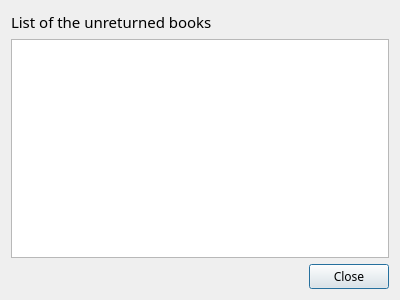
<?xml version="1.0" encoding="UTF-8"?>
<ui version="4.0">
 <class>listOfBooks</class>
 <widget class="QDialog" name="listOfBooks">
  <property name="geometry">
   <rect>
    <x>0</x>
    <y>0</y>
    <width>400</width>
    <height>300</height>
   </rect>
  </property>
  <property name="font">
   <font>
    <pointsize>1</pointsize>
   </font>
  </property>
  <property name="windowTitle">
   <string>List</string>
  </property>
  <layout class="QHBoxLayout" name="horizontalLayout_2">
   <item>
    <layout class="QVBoxLayout" name="verticalLayout">
     <item>
      <widget class="QLabel" name="label">
       <property name="font">
        <font>
         <family>Ebrima</family>
         <pointsize>11</pointsize>
        </font>
       </property>
       <property name="text">
        <string>List of the unreturned books</string>
       </property>
      </widget>
     </item>
     <item>
      <widget class="QTextBrowser" name="textBrowser">
       <property name="font">
        <font>
         <pointsize>12</pointsize>
        </font>
       </property>
      </widget>
     </item>
     <item>
      <layout class="QHBoxLayout" name="horizontalLayout">
       <item>
        <spacer name="horizontalSpacer">
         <property name="orientation">
          <enum>Qt::Horizontal</enum>
         </property>
         <property name="sizeHint" stdset="0">
          <size>
           <width>40</width>
           <height>20</height>
          </size>
         </property>
        </spacer>
       </item>
       <item>
        <widget class="QPushButton" name="pushButton_2">
         <property name="font">
          <font>
           <family>Ebrima</family>
           <pointsize>9</pointsize>
          </font>
         </property>
         <property name="text">
          <string>Close</string>
         </property>
        </widget>
       </item>
      </layout>
     </item>
    </layout>
   </item>
  </layout>
 </widget>
 <resources/>
 <connections>
  <connection>
   <sender>pushButton_2</sender>
   <signal>clicked()</signal>
   <receiver>listOfBooks</receiver>
   <slot>close()</slot>
   <hints>
    <hint type="sourcelabel">
     <x>335</x>
     <y>276</y>
    </hint>
    <hint type="destinationlabel">
     <x>192</x>
     <y>274</y>
    </hint>
   </hints>
  </connection>
 </connections>
</ui>
